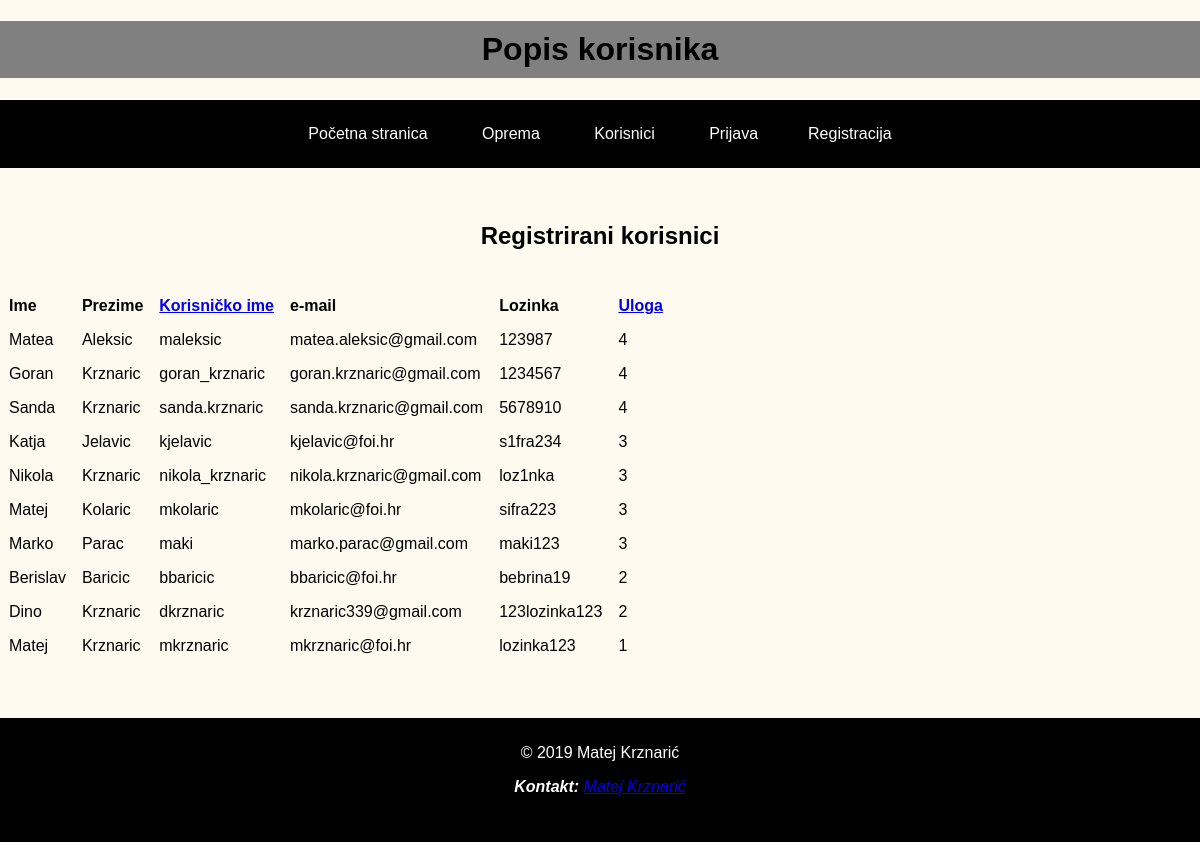
Page /webdip_projekt/privatno/korisnici.php?order=uloga_id_uloga&&sort=DESC on the committed database.
### tables this page shows
CREATE TABLE `korisnik` (
  `id_korisnik` int(11) NOT NULL,
  `ime` varchar(45) NOT NULL,
  `prezime` varchar(45) NOT NULL,
  `korisnicko_ime` varchar(45) NOT NULL,
  `lozinka` varchar(45) NOT NULL,
  `email` varchar(100) NOT NULL,
  `datum_vrijme_registracije` datetime DEFAULT NULL,
  `status` tinyint(4) NOT NULL,
  `uloga_id_uloga` int(11) NOT NULL
);

### webdip_projekt/sesija.class.php (called while the page is built, shortened)
<?php
class Sesija {
    static function dajKorisnika() {
        if (isset($_SESSION[self::KORISNIK])) {
            $korisnik[self::KORISNIK] = $_SESSION[self::KORISNIK];
            $korisnik[self::TIP] = $_SESSION[self::TIP];
        } else {
            return null;
        }
        return $korisnik;
    }
}

### webdip_projekt/baza.class.php (called while the page is built, shortened)
<?php
class Baza {
    private $veza = null;
    function spojiDB() {
        $this->veza = new mysqli(self::server, self::korisnik, self::lozinka, self::baza);
        $this->veza->set_charset("utf8");
        return $this->veza;
    }
    function selectDB($upit) {
        $rezultat = $this->veza->query($upit);
        return $rezultat;
    }
}
?>

### webdip_projekt/privatno/korisnici.php (the view, shortened to what this page needs)
<?php
include ("../baza.class.php");
include("../sesija.class.php");
?>
<!DOCTYPE html>
<html lang="hr">
    <head>
        <link href="../css/mkrznaric.css" rel="stylesheet" type="text/css">
        <link href="../css/mkrznaric_480.css" rel="stylesheet" type="text/css">
        <link href="../css/mkrznaric_ispis.css" media="print" rel="stylesheet" type="text/css">
        <link href="../css/mkrznaric_800.css" rel="stylesheet" type="text/css">
        <link href="../css/mkrznaric_1024.css" rel="stylesheet" type="text/css">
        <link href="../css/mkrznaric_1800.css" rel="stylesheet" type="text/css">
        <link rel="stylesheet" type="text/css" href="https://cdn.datatables.net/s/dt/jq-2.1.4,dt-1.10.10/datatables.min.css"/>
    </head>
    <body>
        <header>
            <h1 id="pocetak_popis">Popis korisnika</h1>
        </header>
        <nav>
            <ul class="nav">
                <li><a href="../index.php">Početna stranica</a></li>
                <li><a href="../oprema.php">Oprema</a></li>
                <li><a href="korisnici.php">Korisnici</a></li>
                <?php
                if (Sesija::dajKorisnika() == null) {
                    echo '<li><a href="../prijava.php">Prijava</a></li>';
                    echo '<li><a href="../registracija.php">Registracija</a></li>';
                } else if (Sesija::dajKorisnika() != null) {
                    if ($tip == "administrator") {
                        echo '<li><a href="../odjava.php">Odjava</a></li>';
                        echo '<li><a href="../dnevnik.php">Dnevnik aktivnosti</a></li>';
                        echo '<li><a href="../VirtualTime.php">Virtualno vrijeme</a></li>';
                        echo '<li><a href="../konfiguracija_sustava.php">Konfiguracija sustava</a></li>';
                        echo '<li><a href="../otkljucavanje_blokiranje.php">Upravljanje korisnicima</a></li>';
                        echo '<li><a href="../DodijeliModeratora.php">Dodijela moderatora</a></li>';
                        echo '<li><a href="../NovaLokacija.php">Nova lokacija</a></li>';
                        echo '<li><a href="../NovaOprema.php">Nova oprema</a></li>';
                    }
                    if ($tip == "moderator") {
                        echo '<li><a href="../odjava.php">Odjava</a></li>';
                    }
                    if ($tip == "registrirani_korisnik") {
                        echo '<li><a href="../odjava.php">Odjava</a></li>';
                    }
                }
                ?>
            </ul>
        </nav>
        <section id="sadrzajtablica">
            <br>
            <h2 id="obrazacnaslov">Registrirani korisnici</h2>
            <br>
            <?php
            $baza = new Baza();
            $baza->spojiDB();
            if (isset($_GET['order'])) {
                $order = $_GET['order'];
            } else {
                $order = 'uloga_id_uloga';
            }
            if (isset($_GET['sort'])) {
                $sort = $_GET['sort'];
            } else {
                $sort = 'ASC';
            }
            $upit = "SELECT ime, prezime, korisnicko_ime, email, lozinka, uloga_id_uloga FROM korisnik ORDER BY $order $sort";
            $sort == 'DESC' ? $sort = 'ASC' : $sort = 'DESC';
            $rs = $baza->selectDB($upit);
            echo"<table id ='table_id'  class='display'>
    <thead>
                <tr>
                    <th class='zaglavlje'>Ime</th>
                    <th class='zaglavlje'>Prezime</th>
                    <th class='zaglavlje'><a href='?order=korisnicko_ime&&sort=$sort'>Korisničko ime</a></th>
                    <th class='zaglavlje'>e-mail</th>
                    <th class='zaglavlje'>Lozinka</th>
                    <th class='zaglavlje'><a href='?order=uloga_id_uloga&&sort=$sort'>Uloga</a></th>
                </tr></thead><tbody>";
            while (list($ime, $prezime, $korisnicko_ime, $email, $lozinka, $uloga) = mysqli_fetch_array($rs)) {
                echo "<tr>\n<td>$ime</td>\n<td>$prezime</td>\n<td>$korisnicko_ime</td>\n<td>$email</td>\n<td>$lozinka</td>\n<td>$uloga</td>\n</tr>";
            }
            echo"</tbody></table>";
            ?>
            <br>
            <br>
            <br>
        </section>
        <footer id="kraj">
            <p>&copy; 2019 Matej Krznarić</p>
            <address><strong>Kontakt:</strong> <a href="mailto:mkrznaric@foi.hr">Matej Krznarić</a></address>
            <br>
            <br>
        </footer>
    </body>
</html>

### webdip_projekt/css/mkrznaric.css (style rules this page uses)
#pocetak_popis { width: auto; padding: 10px; text-align: center; background: gray; -webkit-animation: pozadina 5s infinite; animation: pozadina 5s infinite; }
body { background: floralwhite; color: black; font-family: "Arial"; margin: auto; overflow-x: hidden; }
.nav { background: black; color: white; list-style: none; text-align: center; padding: 25px 0 25px 0; }
.nav > li { display: inline-block; padding: 0 25px 0 25px; }
.nav > li > a { text-decoration: none; color: white; }
#obrazacnaslov { text-align: center; }
td, th { text-align: left; padding: 7px; }
#sadrzajtablica { overflow-x: hidden; }
#kraj { text-align: center; color: white; background: black; padding: 10px; width: auto; position: relative; }

### webdip_projekt/css/mkrznaric_1024.css (style rules this page uses)
@media only screen and (min-width: 1024px) { #pocetak_popis { width: auto; padding: 10px; text-align: center; background: gray; -webkit-animation: pozadina 5s infinite; animation: pozadina 5s infinite; } }
@media only screen and (min-width: 1024px) { body { background: floralwhite; color: black; font-family: "Arial"; margin: auto; overflow-x: hidden; } }
@media only screen and (min-width: 1024px) { .nav { background: black; color: white; list-style: none; text-align: center; padding: 25px 0 25px 0; } }
@media only screen and (min-width: 1024px) { .nav > li { display: inline-block; padding: 0 25px 0 25px; } }
@media only screen and (min-width: 1024px) { .nav > li > a { text-decoration: none; color: white; } }
@media only screen and (min-width: 1024px) { #obrazacnaslov { text-align: center; } }
@media only screen and (min-width: 1024px) { td, th { text-align: left; padding: 7px; } }
@media only screen and (min-width: 1024px) { #sadrzajtablica { overflow-x: hidden; } }
@media only screen and (min-width: 1024px) { #kraj { text-align: center; color: white; background: black; padding: 10px; width: auto; position: relative; } }

### rows in the picture
korisnik: ime "Matea", prezime "Aleksic", korisnicko_ime "maleksic", email "matea.aleksic@gmail.com", lozinka "123987", uloga_id_uloga "4"
korisnik: ime "Goran", prezime "Krznaric", korisnicko_ime "goran_krznaric", email "goran.krznaric@gmail.com", lozinka "1234567", uloga_id_uloga "4"
korisnik: ime "Sanda", prezime "Krznaric", korisnicko_ime "sanda.krznaric", email "sanda.krznaric@gmail.com", lozinka "5678910", uloga_id_uloga "4"
korisnik: ime "Katja", prezime "Jelavic", korisnicko_ime "kjelavic", email "kjelavic@foi.hr", lozinka "s1fra234", uloga_id_uloga "3"
korisnik: ime "Nikola", prezime "Krznaric", korisnicko_ime "nikola_krznaric", email "nikola.krznaric@gmail.com", lozinka "loz1nka", uloga_id_uloga "3"
korisnik: ime "Matej", prezime "Kolaric", korisnicko_ime "mkolaric", email "mkolaric@foi.hr", lozinka "sifra223", uloga_id_uloga "3"
korisnik: ime "Marko", prezime "Parac", korisnicko_ime "maki", email "marko.parac@gmail.com", lozinka "maki123", uloga_id_uloga "3"
korisnik: ime "Berislav", prezime "Baricic", korisnicko_ime "bbaricic", email "bbaricic@foi.hr", lozinka "bebrina19", uloga_id_uloga "2"
korisnik: ime "Dino", prezime "Krznaric", korisnicko_ime "dkrznaric", email "krznaric339@gmail.com", lozinka "123lozinka123", uloga_id_uloga "2"
korisnik: ime "Matej", prezime "Krznaric", korisnicko_ime "mkrznaric", email "mkrznaric@foi.hr", lozinka "lozinka123", uloga_id_uloga "1"
